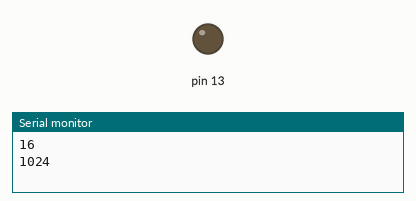
Bench run of a sketch on a simulated Arduino Uno, built with avr-gcc and run on an emulated ATmega328P. Shown: output pins drawn as LEDs (lit = HIGH), the last lines printed to the serial monitor. Random numbers use the default seed unless the sketch sets one.

Above: at 0.1 s.
At 30.8 s:
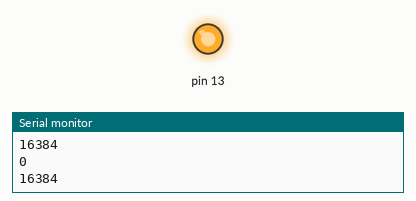
Timing chart, 0 to 32.3 s (numbered marks = the images above):
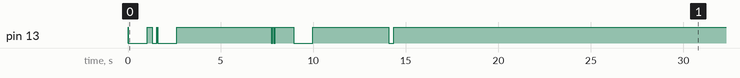

The sketch:

randomdelay.ino
```cpp
long randNumber;

void setup() {
    pinMode(13, OUTPUT);
    Serial.begin(9600);
    randomSeed(analogRead(0));
}

int myexp2(int num) {
    int res = 1;
    while(num > 0) {
        res = res << 2;
        num--;
    }
    return res;
}

void loop() {
    randNumber = myexp2(random(2, 10));
    Serial.println(randNumber);
    digitalWrite(13, HIGH);
    delay(randNumber);

    randNumber = myexp2(random(2, 10));
    Serial.println(randNumber);
    digitalWrite(13, LOW);
    delay(randNumber);
}
```
